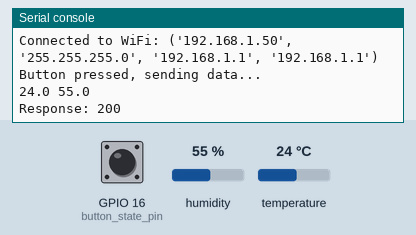
This program was run on a simulated ESP32 board running MicroPython. On the bench: the last lines printed to the serial console. Inputs (shaded band) come from the test bench; at power-on: humidity 55 %, temperature 24 °C, GPIO 16 (button_state_pin) HIGH. WiFi joins after 1.5 s; the clock reads 2024-03-15 10:24:30 at power-on unless the program sets it; web requests get an empty 200 reply after 0.4 s.

Above: at 3.2 s.
3.3 s: humidity set to 22 %
At 8.29 s:
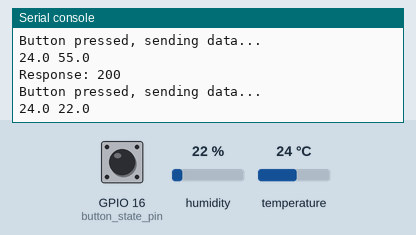
10.0 s: temperature set to 12 °C
At 15.7 s:
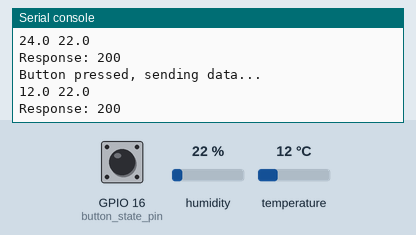
16.7 s: humidity set to 40 %
At 20.8 s:
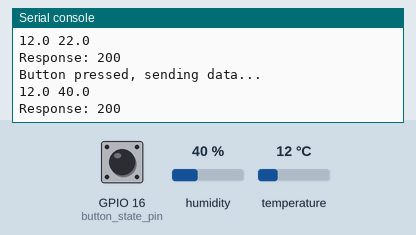
Timing chart, 0 to 22.3 s (numbered marks = the images above; inputs shaded):
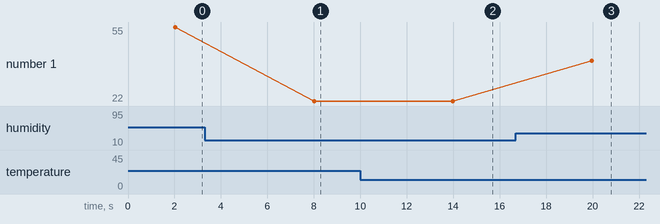

The program:

main.py
```python
import network
import urequests
import dht
from machine import Pin
from time import sleep
import ntptime
import time

# Define DHT sensor
dht_pin = Pin(4)
dht_sensor = dht.DHT22(dht_pin)

ntptime.host = 'pool.ntp.org'  # Use this or another known NTP server

# Button pins
button_send_pin = Pin(2, Pin.IN, Pin.PULL_UP)  # Button 1 for sending data
button_state_pin = Pin(16, Pin.IN, Pin.PULL_UP)  # Button 2 for state tracking

# WiFi credentials
ssid = 'Wokwi-GUEST'
password = ''

# Google Apps Script Web App URL
server_url = 'url'
# Connect to WiFi
def connect_wifi():
    wlan = network.WLAN(network.STA_IF)
    wlan.active(True)
    wlan.connect(ssid, password)

    while not wlan.isconnected():
        print("Connecting to WiFi...")
        sleep(1)

    print("Connected to WiFi:", wlan.ifconfig())

# Get current NTP time
def get_ntp_time():
    try:
        ntptime.settime()  # Synchronize the system time with NTP
        tm = time.localtime(time.time())  # Get local time
        formatted_time = "{:02d}:{:02d}:{:02d}".format(tm[3], tm[4], tm[5])
        return formatted_time
    except Exception as e:
        print("Error getting NTP time:", e)
        return None

# Send data to the server
def send_data():
    # Read DHT sensor data
    try:
        dht_sensor.measure()  # Trigger the sensor reading
        humidity = dht_sensor.humidity()  # Get humidity
        temperature = dht_sensor.temperature()  # Get temperature
    except OSError as e:
        print("Failed to read from DHT sensor:", e)
        humidity = 0
        temperature = 0

    print(temperature,humidity)

    # Get button state
    button_state = button_state_pin.value() == 0  # True if pressed

    # Get current time
    timestamp = get_ntp_time()

    # Prepare JSON payload
    json_data = {
        "method": "replace",
        "temperature": temperature,
        "humidity": humidity,
        "timestamp": timestamp,
        "buttonState": str(button_state).lower()  # Convert bool to "true" or "false"
    }

    # Send HTTP POST request
    try:
        response = urequests.post(server_url, json=json_data)
        print("Response:", response.status_code, response.text)
        response.close()
    except Exception as e:
        print("Error sending data:", e)

# Main loop
def main_loop():
    while True:
        # Check if send button is pressed
        # if button_send_pin.value() == 0:  # Button is pressed
        print("Button pressed, sending data...")
        send_data()
        sleep(0.5)  # Debounce delay

        sleep(5)  # General loop delay

# Setup and run
if __name__ == "__main__":
    connect_wifi()
    main_loop()
```

Measured:
- after the input at 3.3 s, the serial console: prints a new line after 4.7 s (image 1)
- after the input at 10.0 s, the serial console: prints a new line after 4.0 s (image 2)
- after the input at 16.7 s, the serial console: prints a new line after 3.3 s (image 3)
- plotted number 1: 55 → 22 after the input at 3.3 s, 22 → 40 after the input at 16.7 s
